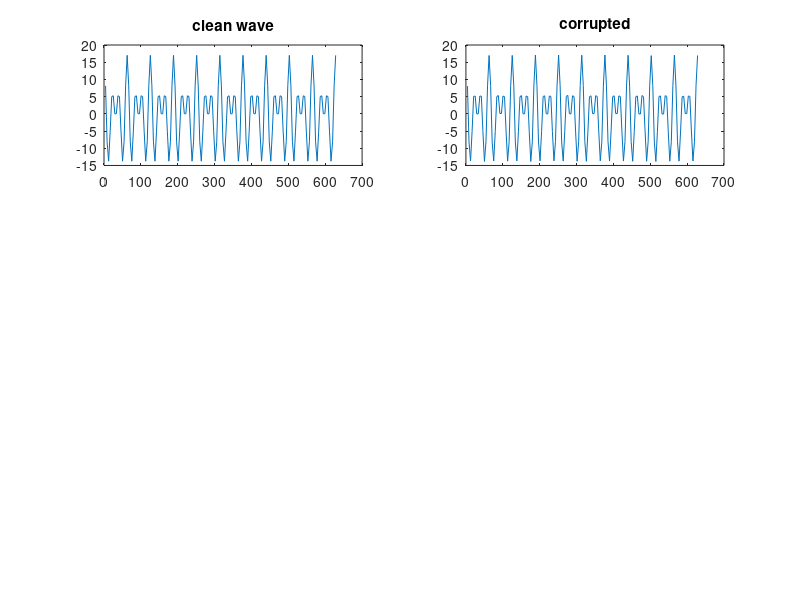

Source code (MATLAB): (Note: this script raises an error after producing the figure.)
a=8;
b=9;
w1=0.2;
w2=0.3;
w=0.1;
ts=2*pi/(5*w2);  %% sampling rate
ns=5*w2/w; %%no of samples per cycle
x=zeros(1,10*ns);
y=ts*[1:10*ns];
x=a*cos(w1*y)+b*cos(w2*y);
 subplot(3,2,1);
 plot(y,x);
 title('clean wave');
%%--------------------------------------------------<<<q1
sx=numel(x);
sigma=0.2;
xd=x+sigma*(rand(1,sx)-0.5);
subplot(3,2,2);
plot(y,xd);
tf=['corrupted sigma=',num2str(sigma)];
title('corrupted');
%%--------------------------------------------------<<<q2
V=[3,5,7,9];
fn=3;
for M=V
    xd1=xd;
    xd1=filter1(xd1,M);
    subplot(3,2,fn);
    %%figure(fn);
    plot(y,xd1);
    tf=['filtered M=',num2str(M),' sigma=',num2str(sigma)];
    title(tf);
    fn=fn+1;
end
%%----------------------------------------------------------
% as M is increasing, graph is getting smoother and amplitude is
% decreasing, filtering is better
%%-----------------------------------------------------------

